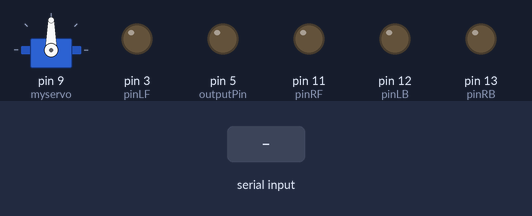
A sketch run on a simulated Arduino Uno, built with avr-gcc and run on an emulated ATmega328P. On the bench: servo, output pins drawn as LEDs (lit = HIGH). The inputs (shaded band) are chosen by the test bench.

Above: at 1.2 s.
1.3 s: "U" received over Serial
At 2.1 s:
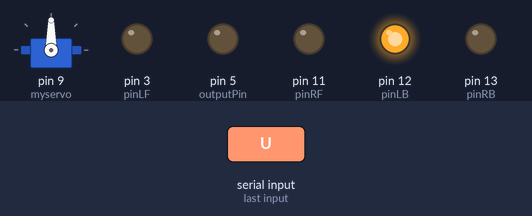
3.1 s: "D" received over Serial
At 3.25 s:
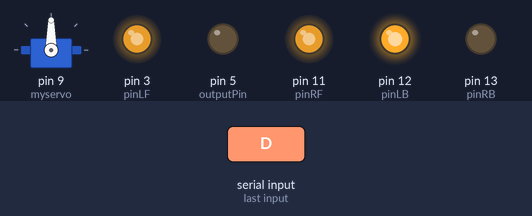
4.9 s: "L" received over Serial
At 5.9 s:
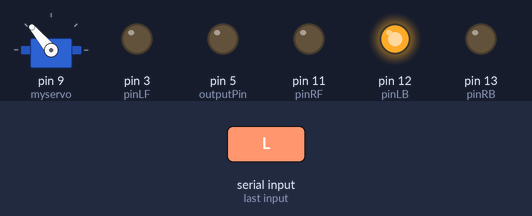
6.5 s: "R" received over Serial
At 7.1 s:
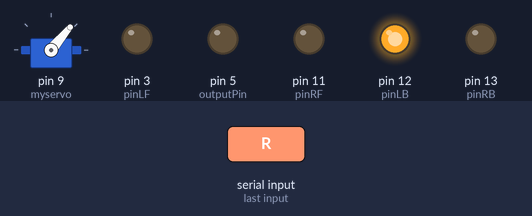
8.1 s: "U" received over Serial
At 8.25 s:
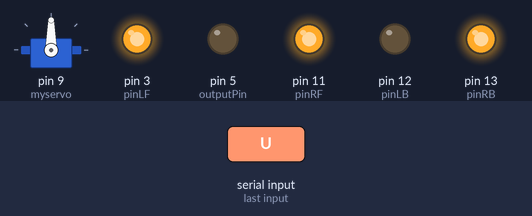
Timing chart, 0 to 10.9 s (numbered marks = the images above; inputs shaded):
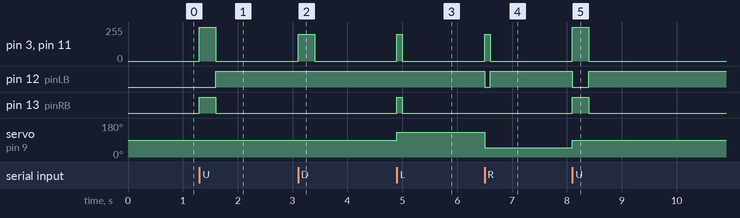

The sketch:

Project_6__Bluetooth_and_avoidance.ino
```cpp
#include <Servo.h>
#include <elapsedMillis.h>
int pinLB = 12;     // define pin 12
int pinLF = 3;     // define pin 3
int pinRB = 13;    // define pin 13
int pinRF = 11;    // define pin 11
////////////////////////////////
int inputPin = 4;    // define pin for sensor echo
int outputPin = 5;   // define pin for sensor trig

Servo myservo;        // set myservo
int isTurning = 0;
int isRunning = 0;

elapsedMillis timeElapsed;

int distance()   // measure the distance ahead
{
  digitalWrite(outputPin, LOW);   // ultrasonic sensor transmit low level signal 2μs
  delayMicroseconds(2);
  digitalWrite(outputPin, HIGH);  // ultrasonic sensor transmit high level signal10μs, at least 10μs
  delayMicroseconds(10);
  digitalWrite(outputPin, LOW);    // keep transmitting low level signal
  float Fdistance = pulseIn(inputPin, HIGH);  // read the time in between
  Fdistance = Fdistance / 5.8 / 10;  // convert time into distance (unit: cm)
  return Fdistance;              // read the distance into Fdist
}

void advance()     // move forward
{
  digitalWrite(pinLB, LOW);   // right wheel moves forward
  digitalWrite(pinRB, HIGH);  // left wheel moves forward
  analogWrite(pinLF, 255);
  analogWrite(pinRF, 255);
}
void stopp()         // stop
{
  digitalWrite(pinLB, HIGH);
  digitalWrite(pinRB, LOW);
  analogWrite(pinLF, 0);
  analogWrite(pinRF, 0);
}
void right()        // turn right (single wheel)
{
  digitalWrite(pinLB, LOW); // left wheel moves forward
  digitalWrite(pinRB, LOW); // right wheel moves backward
  analogWrite(pinLF, 200);
  analogWrite(pinRF, 200);
}
void left()         // turn left (single wheel)
{
  digitalWrite(pinLB, HIGH); // left wheel moves forward
  digitalWrite(pinRB, HIGH); // right wheel moves backward
  analogWrite(pinLF, 200);
  analogWrite(pinRF, 200);
}
void back()          // move backward
{ digitalWrite(pinLB, HIGH); // motor moves to left rear
  digitalWrite(pinRB, LOW); // motor moves to right rear
  analogWrite(pinLF, 200);
  analogWrite(pinRF, 200);
}

void setup()
{
  Serial.begin(9600);     // define pin for motor output
  pinMode(pinLB, OUTPUT); // pin 12
  pinMode(pinLF, OUTPUT); // pin 3 (PWM)
  pinMode(pinRB, OUTPUT); // pin 13
  pinMode(pinRF, OUTPUT); // pin 11 (PWM)
  pinMode(inputPin, INPUT);    // define input pin for sensor
  pinMode(outputPin, OUTPUT);  // define output pin for sensor

    // attaches the servo on pin 9 to the servo object
  myservo.attach(9);
  myservo.write(90);
  timeElapsed = 0;
}

void loop()
{
  /*
  if (timeElapsed > 100 && !isTurning && isRunning)
  {
    int dist = distance();
    Serial.println(dist);
    if (dist < 20) {
      stopp();
      isTurning = 0;
      isRunning = 0;
      myservo.write(20);
      delay(500);
      myservo.write(160);
      delay(500);
      myservo.write(90);
    }
    timeElapsed = 0;       // reset the counter to 0 so the counting starts over...
  }
*/
    int val = Serial.read();
    switch (val) {
      case 'U':
        myservo.write(90);
        /*
        if (distance() < 20) {
          stopp();
          isTurning = 0;
          myservo.write(20);
          delay(500);
          myservo.write(160);
          delay(500);
          myservo.write(90);
          break;
        }*/
        advance();
        isRunning = 1;
        delay(300);
        stopp();
        isTurning = 0;

        break;
      case 'D':
        back();
        myservo.write(90);
        delay(300);
        stopp();
        isTurning = 0;
        isRunning = 0;
        break;
      case 'L':
        left();
        myservo.write(130);
        isTurning = 1;
        isRunning = 0;
        delay(100);
        stopp();
        isTurning = 0;
        break;
      case 'R':
        myservo.write(50);
        right();
        isTurning = 1;
        isRunning = 0;
        delay(100);
        stopp();
        isTurning = 0;

        break;
      case 'S':
        myservo.write(90);
        stopp();
        isTurning = 0;
        isRunning = 0;
        break;
      default:
         break;
    }
}
```

Measured:
- after the input at 1.3 s, pin 3 (pinLF), pin 11 (pinRF): 0/255 → 255/255 at once, → 0/255 0.30 s later; pin 12 (pinLB): LOW → HIGH after 0.30 s; pin 13 (pinRB): LOW → HIGH at once, → LOW 0.30 s later
- after the input at 3.1 s, pin 3 (pinLF), pin 11 (pinRF): 0/255 → 200/255 at once, → 0/255 0.30 s later
- after the input at 4.9 s, pin 3 (pinLF), pin 11 (pinRF): 0/255 → 200/255 at once, → 0/255 0.10 s later; pin 13 (pinRB): LOW → HIGH at once, → LOW 0.10 s later; servo on pin 9 (myservo): 90° → 130° at once
- after the input at 6.5 s, pin 3 (pinLF), pin 11 (pinRF): 0/255 → 200/255 at once, → 0/255 0.10 s later; pin 12 (pinLB): HIGH → LOW at once, → HIGH 0.10 s later; servo on pin 9 (myservo): 130° → 50° at once
- after the input at 8.1 s, pin 3 (pinLF), pin 11 (pinRF): 0/255 → 255/255 at once, → 0/255 0.30 s later; pin 12 (pinLB): HIGH → LOW at once, → HIGH 0.30 s later; pin 13 (pinRB): LOW → HIGH at once, → LOW 0.30 s later; servo on pin 9 (myservo): 50° → 90° at once
